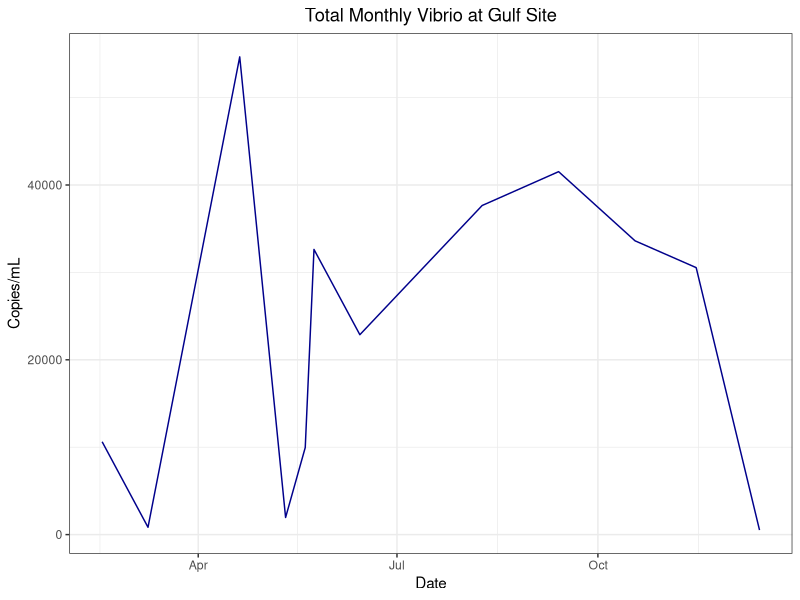
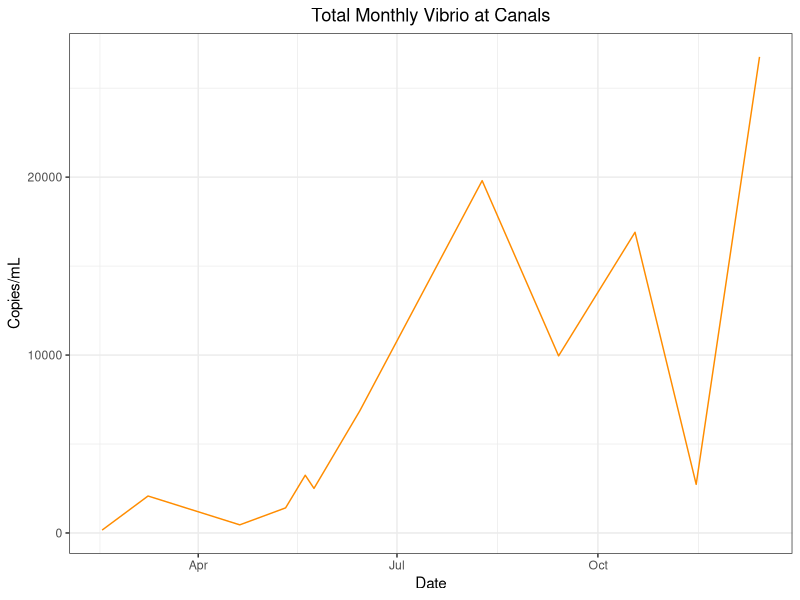
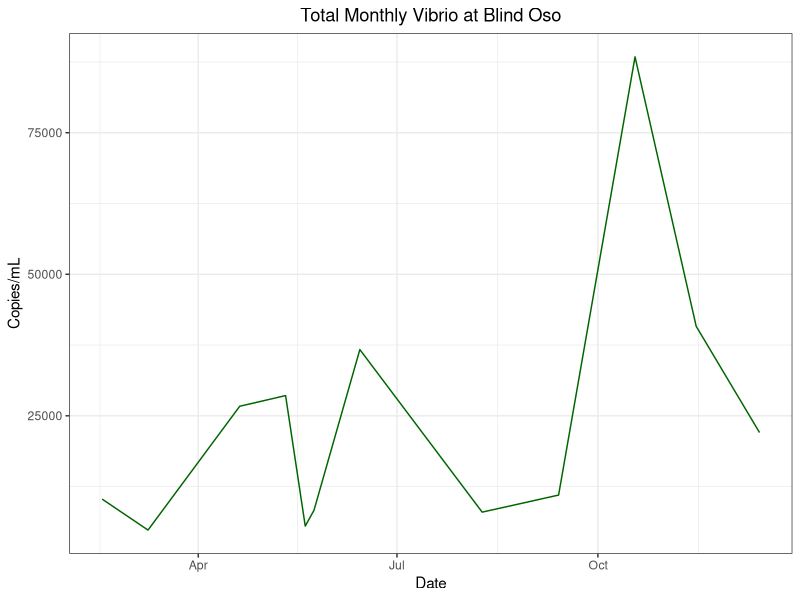
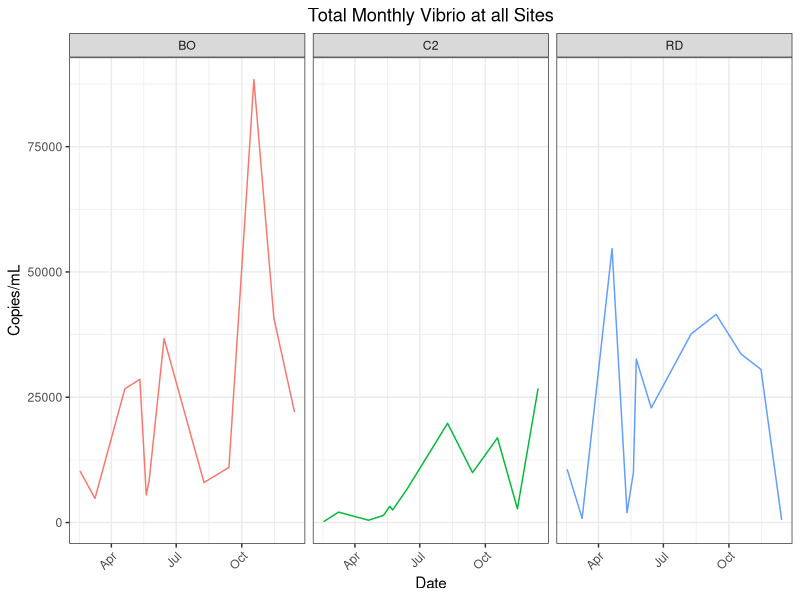

Write the R code that produced these figures, in order.
## ---- chunk 1
library(tidyverse)
library(here)
## ---- chunk 2
copies<- read_csv(here("data", "processed_data", "clean_data_date.csv")) #This is the clean_data.csv from copies_calculator but with date manually added in,
## ---- chunk 3

#Monthly All sites
monthly<- copies %>%
  select(date,copies_mL,site,Type) %>%
  filter(Type %in% "Monthly")


#Monthly by Site
bo_monthly <- monthly %>% filter(site %in% "BO") #Blind Oso Bay
c2_monthly <- monthly %>% filter(site %in% "C2") #Canals
rd_monthly <- monthly %>% filter(site %in% "RD") #Gulf Site


## ---- chunk 4
rd_monthly %>%
  ggplot() +geom_line(
    aes(x = date,
        y = copies_mL),
    color = "darkblue") +
  theme_bw() +
  labs(
    x = "Date",
    y = "Copies/mL",
    title = "Total Monthly Vibrio at Gulf Site") +
  theme(plot.title = element_text(hjust = 0.5))
## ---- chunk 5
c2_monthly %>%
  ggplot() +geom_line(
    aes(x = date,
        y = copies_mL),
    color = "darkorange") +
  theme_bw() +
  labs(
    x = "Date",
    y = "Copies/mL",
    title = "Total Monthly Vibrio at Canals") +
  theme(plot.title = element_text(hjust = 0.5))
## ---- chunk 6
bo_monthly %>%
  ggplot() +geom_line(
    aes(x = date,
        y = copies_mL),
    color = "darkgreen") +
  theme_bw() +
  labs(
    x = "Date",
    y = "Copies/mL",
    title = "Total Monthly Vibrio at Blind Oso") +
  theme(plot.title = element_text(hjust = 0.5))
## ---- chunk 7
monthly %>% ggplot()+geom_line(
  aes(x = date,
      y = copies_mL,
      color = site))+
  facet_wrap(~site) +
  theme_bw()+
  labs(
    x = "Date",
    y = "Copies/mL",
    title = "Total Monthly Vibrio at all Sites") +
  theme(plot.title = element_text(hjust = 0.5)) + #center title
  theme(axis.text.x = element_text(angle = 45, hjust = 1)) + #Tilt x axis labels 
  theme(legend.position = "none") #Removes legend 
